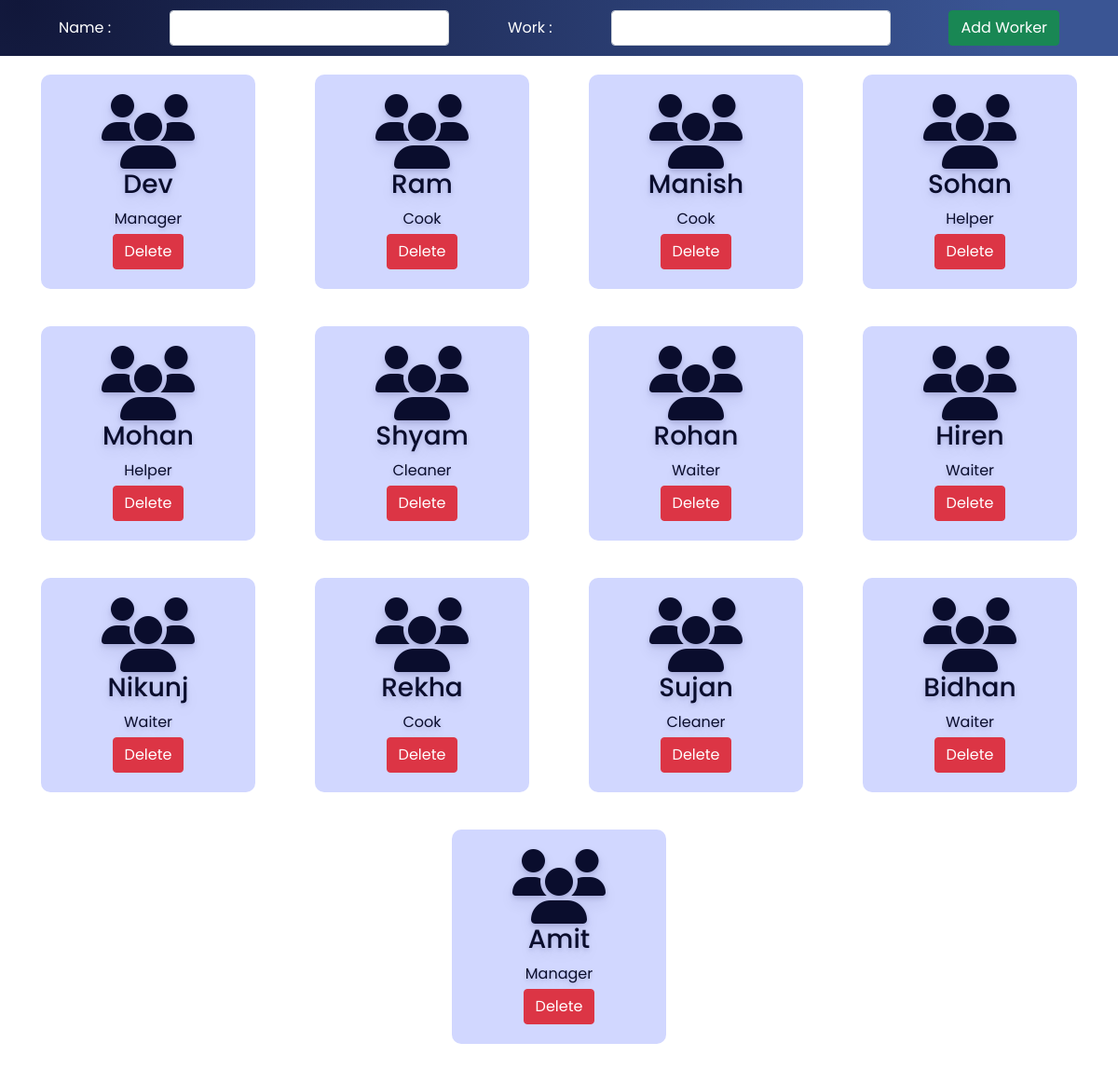
The app's page /admin/staff.php with its own data.
### tables this page shows
CREATE TABLE `staff` (
  `id` int(30) NOT NULL,
  `name` varchar(30) NOT NULL,
  `work` varchar(30) NOT NULL
);

### admin/staff.php (the view, shortened to what this page needs)
<?php
include '../config.php';
?>
<!DOCTYPE html>
<html lang="en">
<head>
    <link rel="stylesheet" href="https://cdnjs.cloudflare.com/ajax/libs/font-awesome/6.2.0/css/all.min.css" />
    <link href="https://cdn.jsdelivr.net/npm/bootstrap@5.0.2/dist/css/bootstrap.min.css" rel="stylesheet">
    <link rel="stylesheet" href="css/room.css">
</head>
<body>
    <div class="addroomsection">
        <form action="" method="POST">
            <label for="troom">Name :</label>
            <input type="text" name="staffname" class="form-control">
            <label for="bed">Work :</label>
            <select name="staffwork" class="form-control">
                <option value selected></option>
                <option value="Manager">Manager</option>
            </select>
            <button type="submit" class="btn btn-success" name="addstaff">Add Worker</button>
        </form>
    </div>
    <div class="room">
    <?php
        $sql = "select * from staff";
        $re = mysqli_query($conn, $sql)
        ?>
        <?php
        while ($row = mysqli_fetch_array($re)) {
                echo "<div class='roombox'>
						<div class='text-center no-boder'>
                            <i class='fa fa-users fa-5x'></i>
							<h3>" . $row['name'] . "</h3>
                            <div class='mb-1'>" . $row['work'] . "</div>
                            <a href='staffdelete.php?id=". $row['id'] ."'><button class='btn btn-danger'>Delete</button></a>
						</div>
                    </div>";
        }
        ?>
    </div>
</body>
</html>

### admin/css/room.css (style rules this page uses)
:root { --bg-text-shadow: 0 2px 4px rgb(13 0 77 / 8%), 0 3px 6px rgb(13 0 77 / 8%), 0 8px 16px rgb(13 0 77 / 8%); --bg-box-shadow: 0px 0px 20px 6px rgba(8, 8, 15, 0.31); }
* { margin: 0; padding: 0; font-family: 'Poppins', sans-serif; }
.addroomsection { height: 60px; width: 100%; background: radial-gradient(circle at 1.8% 4.8%, rgb(17, 23, 58) 0%, rgb(58, 85, 148) 90%); position:fixed; z-index: 100; }
.addroomsection form { height: 100%; display: flex; justify-content: space-evenly; align-items: center; }
.addroomsection form label { color: white; }
.addroomsection form select { width: 300px; }
.addroomsection form input { width: 300px; }
.room { display: flex; position: relative; top: 60px; height: 85vh; overflow-y: scroll; justify-content: space-evenly; flex-wrap: wrap; }
.roombox { height: 230px; width: 230px; margin: 20px; display: flex; flex-direction: column; justify-content: center; color: #0a0d2d; text-shadow: var(--bg-text-shadow); border-radius: 10px; }

### admin/staff.php (style rules this page uses)
.roombox { background-color: #d1d7ff; padding: 10px; }

### records on screen
staff: name "Dev", work "Manager"
staff: name "Ram", work "Cook"
staff: name "Manish", work "Cook"
staff: name "Sohan", work "Helper"
staff: name "Mohan", work "Helper"
staff: name "Shyam", work "Cleaner"
staff: name "Rohan", work "Waiter"
staff: name "Hiren", work "Waiter"
staff: name "Nikunj", work "Waiter"
staff: name "Rekha", work "Cook"
staff: name "Sujan", work "Cleaner"
staff: name "Bidhan", work "Waiter"
staff: name "Amit", work "Manager"
